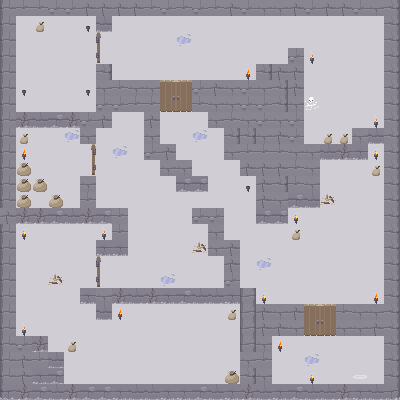

This game map was drawn from its Tiled (.tmx) file and the tilesets committed beside it. A one-line description and the trimmed map source follow:
An orthogonal 25x25 tile map with 16x16 px tiles, 8 tile layers (Background Floor, Background, Background Detail, Obstacle, ...).

<map version="1.0" orientation="orthogonal" renderorder="left-down" width="25" height="25" tilewidth="16" tileheight="16" nextobjectid="1">
 <tileset firstgid="1" name="DungeonInterior" tilewidth="16" tileheight="16" tilecount="1050" columns="30">
  <image source="LearningTileSetsForRogue/Assets/Resources/DungeonInterior.png" width="480" height="560" />
  <tile id="330">
   <properties>
    <property name="type" value="door" />
   </properties>
  </tile>
  <tile id="331">
   <properties>
    <property name="type" value="door" />
   </properties>
  </tile>
  <tile id="337">
   <properties>
    <property name="canOpen" type="bool" value="false" />
    <property name="type" value="door" />
   </properties>
  </tile>
  <tile id="338">
   <properties>
    <property name="canOpen" type="bool" value="false" />
    <property name="locked" type="bool" value="true" />
    <property name="type" value="door" />
   </properties>
  </tile>
  <tile id="339">
   <properties>
    <property name="canOpen" type="bool" value="false" />
    <property name="locked" type="bool" value="true" />
    <property name="type" value="door" />
   </properties>
  </tile>
  <tile id="340">
   <properties>
    <property name="canOpen" type="bool" value="false" />
    <property name="locked" type="bool" value="true" />
    <property name="type" value="door" />
   </properties>
  </tile>
  <tile id="360">
   <properties>
    <property name="canOpen" type="bool" value="true" />
    <property name="locked" type="bool" value="false" />
    <property name="type" value="door" />
   </properties>
  </tile>
  <tile id="361">
   <properties>
    <property name="canOpen" type="bool" value="true" />
    <property name="locked" type="bool" value="false" />
    <property name="type" value="door" />
   </properties>
  </tile>
  <tile id="367">
   <properties>
    <property name="canOpen" type="bool" value="false" />
    <property name="locked" type="bool" value="true" />
    <property name="type" value="door" />
   </properties>
  </tile>
  <tile id="368">
   <properties>
    <property name="canOpen" type="bool" value="false" />
    <property name="locked" type="bool" value="true" />
    <property name="type" value="door" />
   </properties>
  </tile>
  <tile id="369">
   <properties>
    <property name="canOpen" type="bool" value="false" />
    <property name="locked" type="bool" value="true" />
    <property name="type" value="door" />
   </properties>
  </tile>
  <tile id="370">
   <properties>
    <property name="canOpen" type="bool" value="false" />
    <property name="locked" type="bool" value="true" />
    <property name="type" value="door" />
   </properties>
  </tile>
  <tile id="397">
   <properties>
    <property name="canOpen" type="bool" value="false" />
    <property name="locked" type="bool" value="true" />
    <property name="type" value="door" />
   </properties>
  </tile>
  <tile id="398">
   <properties>
    <property name="canOpen" type="bool" value="false" />
    <property name="locked" type="bool" value="true" />
    <property name="type" value="door" />
   </properties>
  </tile>
  <tile id="399">
   <properties>
    <property name="canOpen" type="bool" value="false" />
    <property name="locked" type="bool" value="true" />
    <property name="type" value="door" />
   </properties>
  </tile>
  <tile id="400">
   <properties>
    <property name="canOpen" type="bool" value="false" />
    <property name="locked" type="bool" value="true" />
    <property name="type" value="door" />
   </properties>
  </tile>
  <tile id="576">
   <properties>
    <property name="contains" value="gem1" />
    <property name="type" value="breakable" />
   </properties>
  </tile>
  <tile id="578">
   <properties>
    <property name="contents" value="gem1, gem2" />
    <property name="type" value="breakable" />
   </properties>
  </tile>
  <tile id="580">
   <properties>
    <property name="light" type="bool" value="true" />
    <property name="lightColor" type="color" value="#ffdaa915" />
   </properties>
  </tile>
  <tile id="581">
   <properties>
    <property name="light" type="bool" value="true" />
    <property name="lightColor" type="color" value="#ffdaa915" />
   </properties>
  </tile>
  <tile id="582">
   <properties>
    <property name="light" type="bool" value="true" />
    <property name="lightColor" type="color" value="#ffdaa915" />
   </properties>
  </tile>
  <tile id="583">
   <properties>
    <property name="light" type="bool" value="true" />
    <property name="lightColor" type="color" value="#ffdaa915" />
   </properties>
  </tile>
  <tile id="960">
   <properties>
    <property name="spawn" type="bool" value="true" />
   </properties>
  </tile>
 </tileset>
 <layer name="Background Floor" width="25" height="25">
  <data>[625 cells, 625 non-empty, 1 distinct tile ids]</data>
 </layer>
 <layer name="Background" width="25" height="25">
  <data>[625 cells, 12 non-empty, 4 distinct tile ids]</data>
 </layer>
 <layer name="Background Detail" width="25" height="25">
  <data>[625 cells, 11 non-empty, 3 distinct tile ids]</data>
 </layer>
 <layer name="Obstacle" width="25" height="25">
  <data>[625 cells, 224 non-empty, 14 distinct tile ids]</data>
 </layer>
 <layer name="Interactible" width="25" height="25">
  <data>[625 cells, 28 non-empty, 10 distinct tile ids]</data>
 </layer>
 <layer name="Player" width="25" height="25">
  <data>[625 cells, 56 non-empty, 9 distinct tile ids]</data>
 </layer>
 <layer name="Foreground" width="25" height="25">
  <data>[625 cells, 0 non-empty, 0 distinct tile ids]</data>
 </layer>
 <layer name="Foreground Detail" width="25" height="25">
  <data>[625 cells, 18 non-empty, 4 distinct tile ids]</data>
 </layer>
</map>
